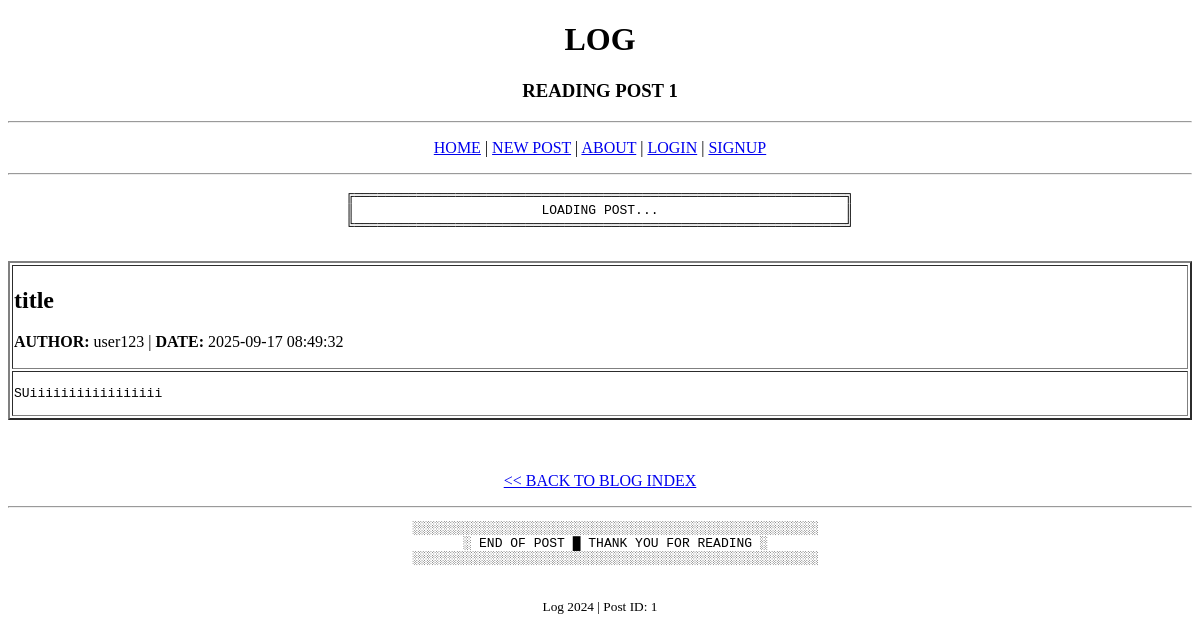
/post/1, run on an earlier commit of the app's database.
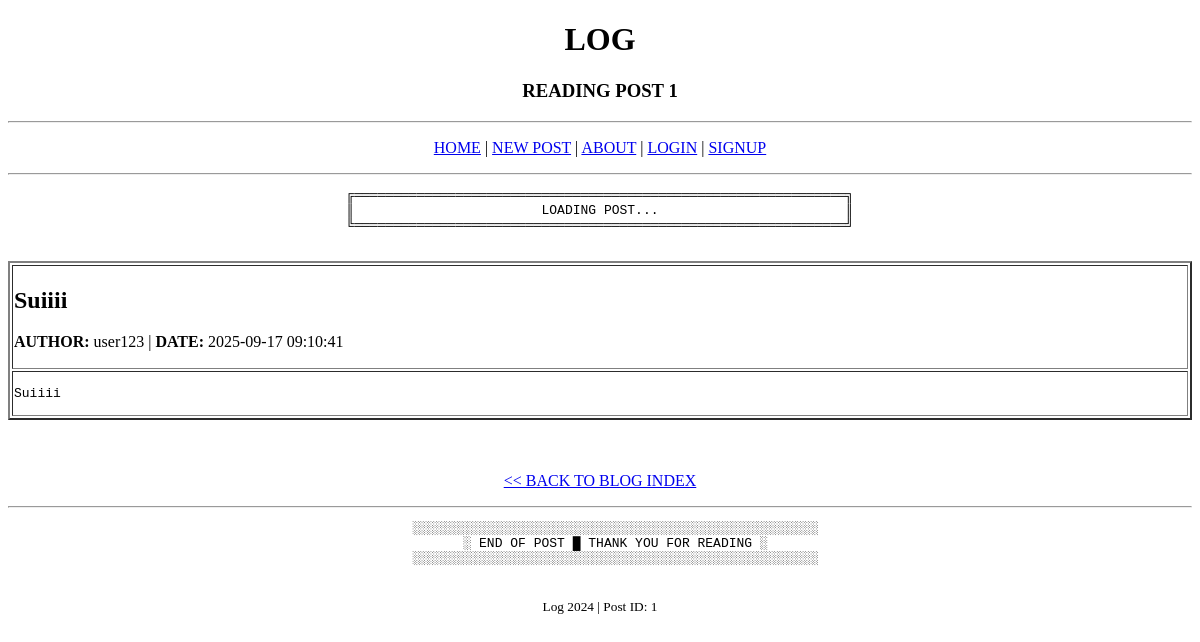
And on a later commit of the database.
### models.py (models this page shows, shortened)
class BlogPost(Base):
    __tablename__ = "posts"
    id = Column(Integer, primary_key=True, index=True)
    title = Column(String(200), nullable=False)
    content = Column(Text, nullable=False)
    created_at = Column(DateTime, default=datetime.utcnow)
    tags = Column(Text, default="[]")
    owner_id = Column(Integer, ForeignKey("users.id"))
    owner = relationship("User", back_populates="posts")

### main.py (the view)
@app.get("/post/{post_id}", response_class=HTMLResponse)
async def get_post(request: Request, post_id: int, db: Session = Depends(get_db), current_user: Optional[User] = Depends(get_current_user_optional)):
    post = crud.get_post_by_id(db, post_id)
    if not post:
        raise HTTPException(status_code=404, detail="Post not found")
    post_dict = post.to_dict()
    return templates.TemplateResponse("post.html", {"request": request, "post": post_dict, "current_user": current_user})

### templates/post.html (shortened to what this page needs)
<!DOCTYPE html>
<html>
<head>
</head>
<body>
    <center>
        <h1>LOG</h1>
        <h3>READING POST {{ post.id }}</h3>
    </center>
    <hr>
    <center>
<p>
    <a href="/">HOME</a> |
    <a href="/new">NEW POST</a> |
    <a href="/about">ABOUT</a> |
    {% if current_user %}
        <span>Welcome, {{ current_user.username }}</span> |
        <a href="/logout">LOGOUT</a>
    {% else %}
        <a href="/login">LOGIN</a> |
        <a href="/signup">SIGNUP</a>
    {% endif %}
</p>
    </center>
    <hr>
    <center>
        <pre>
╔═══════════════════════════════════════════════════════════════╗
║                        LOADING POST...                        ║
╚═══════════════════════════════════════════════════════════════╝
        </pre>
    </center>
    <table border="2" width="100%">
        <tr>
            <td>
                <h2>{{ post.title }}</h2>
                <p><strong>AUTHOR:</strong> {{ post.author }} | <strong>DATE:</strong> {{ post.created_at }}</p>
            </td>
        </tr>
        <tr>
            <td>
                <pre>{{ post.content }}</pre>
            </td>
        </tr>
    </table>
    <br><br>
    <center>
        <p>
            <a href="/">&lt;&lt; BACK TO BLOG INDEX</a>
        </p>
    </center>
    <hr>
    <center>
        <pre>
    ░░░░░░░░░░░░░░░░░░░░░░░░░░░░░░░░░░░░░░░░░░░░░░░░░░░░
    ░ END OF POST █ THANK YOU FOR READING ░
    ░░░░░░░░░░░░░░░░░░░░░░░░░░░░░░░░░░░░░░░░░░░░░░░░░░░░
        </pre>
        <p><small>Log 2024 | Post ID: {{ post.id }}</small></p>
    </center>
</body>
</html>

What changed in the data, as far as the page shows it:
changed BlogPost: title "title" → "Suiiii"; content "SUiiiiiiiiiiiiiiiii" → "Suiiii"
Also different on the page:
{{ post.created_at }}: "2025-09-17 08:49:32" → "2025-09-17 09:10:41"
